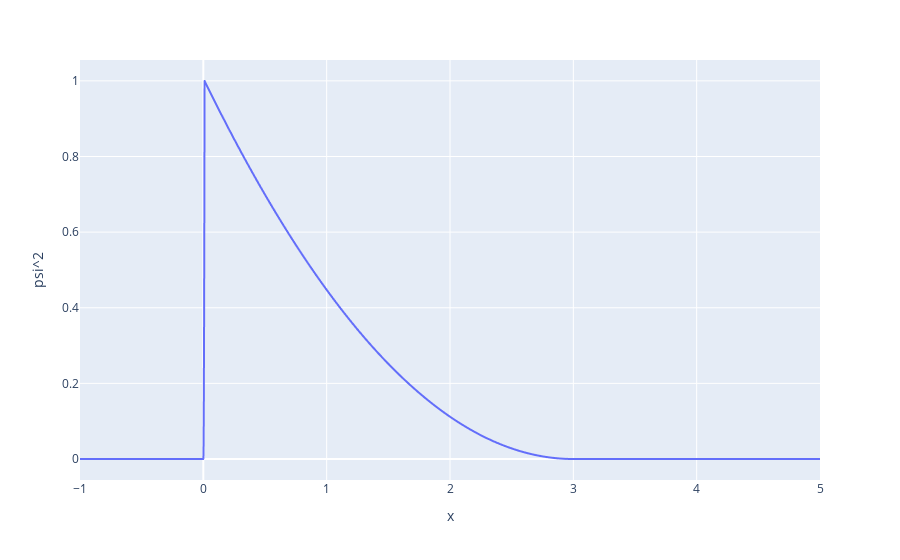

The cell this chart's notebook holds for it:
### Markdown cell above
C. Sketch $\left|\psi(x)\right|^2$ as a function of x. (434: 3 pts, 591: 2 pts)

### Code cell
psi_squared_df = psi_df.copy().rename(columns = {'psi':'psi^2'})
psi_squared_df['psi^2'] *= psi_squared_df['psi^2']

px.line(psi_squared_df, x = 'x', y = 'psi^2')

### Figure 1 — Plotly figure (JSON) as saved in the notebook; plotly's stock layout.template omitted (floating-point values rounded to 4 significant figures; data arrays with more than 128 entries replaced by an {"elided": "..."} marker saying what was removed)
{"data": [{"hovertemplate": "x=%{x}<br>psi^2=%{y}<extra></extra>", "legendgroup": "", "line": {"color": "#636efa", "dash": "solid"}, "marker": {"symbol": "circle"}, "mode": "lines", "name": "", "showlegend": false, "x": {"elided": "10000 float values"}, "xaxis": "x", "y": {"elided": "10000 float values"}, "yaxis": "y", "type": "scattergl"}], "layout": {"xaxis": {"anchor": "y", "domain": [0.0, 1.0], "title": {"text": "x"}}, "yaxis": {"anchor": "x", "domain": [0.0, 1.0], "title": {"text": "psi^2"}}, "legend": {"tracegroupgap": 0}, "margin": {"t": 60}}}
